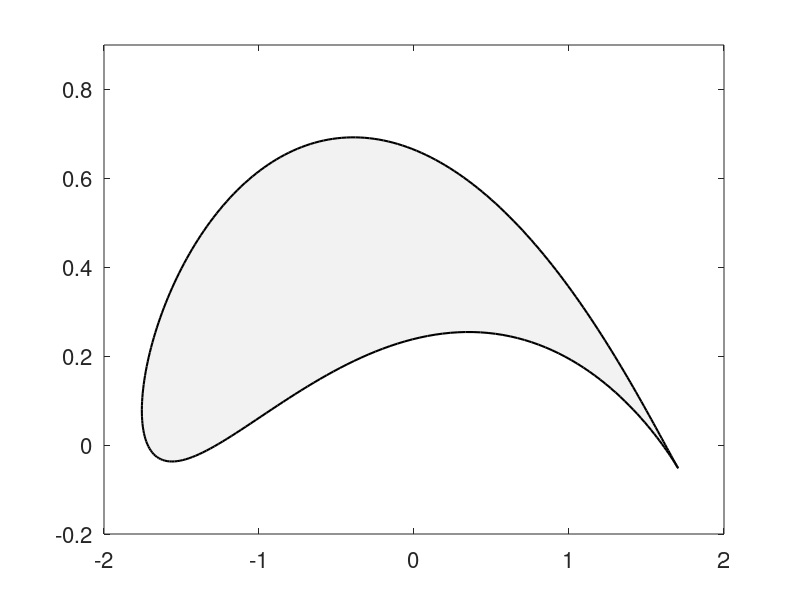

Write MATLAB code to recreate this figure.
function joukowsky_airfoil_image
%%
%  This perfoms the conformal mapping to create a particular instance of a Joukowsky airfoil
%
  theta = linspace(0,2*pi,300); % angles
  r     = 1.0;                  % radius
  s     = 0.175 + 1i*0.215;     % circle origin
  zeta  = s + r*exp(1i*theta);  % original circle values in complex space (written in polar form)
  k     = r - s;                % transformation parameter
  z     = zeta + k^2./zeta;     % conformal mapping of airfoil surface in complex space
  z     = z*exp(1i*pi/11);      % rotate airfoil location
  
  plot(-real(z),imag(z),'-k','LineWidth',1.5) % plot the transformed airfoil

% plot the top and bottom curves
%   plot(topx,topy,'-k',botx,boty,'-k','LineWidth',1.5)
   hold on
% set limits and size of figure
   set(gcf,'Position',[10, 10, 1500, 400])
   set(gca,'FontSize',16);
   xlim([-2.0 2.0])
   ylim([-0.2 0.9])
% fill with gray color for better visualization
   h1 = fill(-real(z),imag(z),'k','LineStyle','none');
   set(h1,'facealpha',0.05);
%
%    for i = 1:length(z)
%       plot(-real(z(i)),imag(z(i)),'ro','MarkerSize',10)
%    end
end